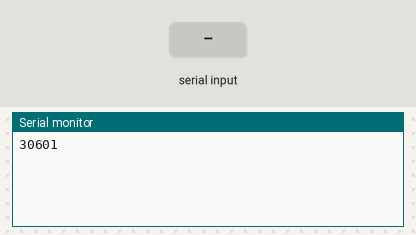
Simulated run of this sketch. Board: Arduino Uno, built with avr-gcc and run on an emulated ATmega328P. Parts: the last lines printed to the serial monitor. The test bench sets the inputs (shaded band).

Above: at 1.2 s.
1.3 s: ":\n" received over Serial
At 1.8 s:
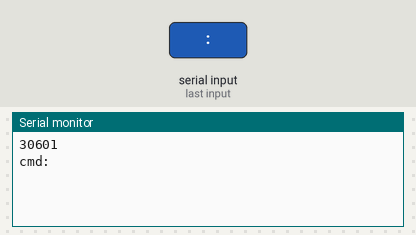
2.8 s: "R\n" received over Serial
At 4.0 s:
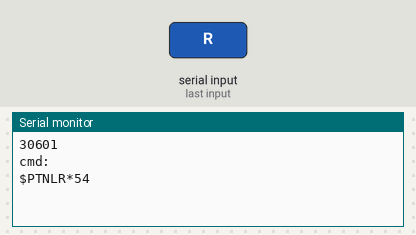
4.3 s: "V\n" received over Serial
At 6.0 s:
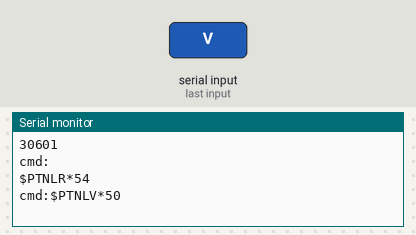
6.3 s: "1\n" received over Serial
At 8.0 s:
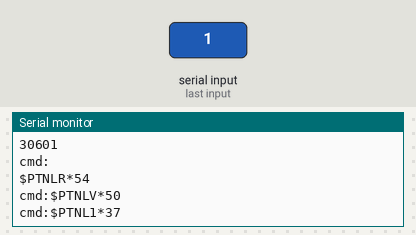
8.3 s: "R\n" received over Serial
At 10.0 s:
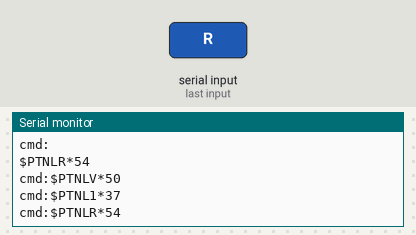

The sketch:

CopernicusChangeBaud.ino
```cpp
/*

*/

/*
  NOTES:

  GGA is 78 chars, GSV is 52. Serial B delivers this in (130*10 bits)/baudRate sec, or
  271ms at 4800 baud with default configuration.

  NMEA sentences are 82 chars maximum including CR and LF, so maximum time per sentence
  is 171ms at 4800 baud.
*/
#include <SoftwareSerial.h>
SoftwareSerial ss(6,5);
String sentence;
char modeChange = ':';
boolean sentencePending, sentenceReady;
char cmdBuf[82];
char sentenceBuf[82];
int cmdBufIndex = 0;
int sentenceBufIndex = 0;
boolean cmdMode, cmdModeChange, cmdRdy, sentenceRdy, gpsDataEnabled;
String cmdPrefix = "PTNL";
void setup() {
  Serial.begin( 115200 );
  ss.begin( 9600 );
  // clear input buffer
  while ( Serial.available() > 0 ) Serial.read();
  while ( ss.available() > 0 ) ss.read();

  cmdMode = false;
  cmdModeChange =  false;
  cmdRdy = false;
  sentencePending = false;
  sentenceReady = false;
  sentence = String();
  gpsDataEnabled = true;
  Serial.println(freeRam());
}

void loop() {
  getCharGPS();
  getCharTerm();
  if ( cmdMode ) {
    if ( cmdRdy ) {
      sendCmd();
      if ( cmdBuf[0] != 0 ) {
        getCmdResponse();
        Serial.print( "cmd:" );
      }
      cmdRdy = false;
      for ( int i = 0 ; i < cmdBufIndex ; i++ ) cmdBuf[i] = '\0';
      cmdBufIndex = 0;
    }
  } else {
    if (sentenceRdy) {
      Serial.print( sentence );//Serial.print(freeRam());
      sentenceRdy = false;
      sentence = String();
    }
  }
}

void getCmdResponse() {
  sentenceRdy = false;
  sentencePending = false;
  long timer = millis() + 2000;
  sentence = String();
  while ( !sentenceRdy && millis() < timer ) {
    getCharGPS();
  }
  if ( sentenceRdy ) {
    if ( sentence.charAt(5) == 'R' ) {
      if ( sentence.charAt(9) == 'V' ) {
        Serial.print( "err:" );
      } else {
        Serial.print( " ok:" );
      }
      Serial.println( sentence);
    } else {
      Serial.println( "err:No Reply" );
      Serial.println( "" );
    }
    sentenceRdy = false;
    sentence = String();
  }
}

void sendCmd() {
  int i = 0;

  // Strip CR + LF
  while ( cmdBuf[i] |= 0 ) {
    if ( cmdBuf[i] == 13 ) cmdBuf[i] = 0;
    if ( cmdBuf[i] == 10 ) cmdBuf[i] = 0;
    i++;
  }

  // Check for null command when switch into cmd mode.
  String tmpStr = cmdPrefix + (String)cmdBuf;
  tmpStr.toUpperCase();
  if ( cmdBuf[0] != 0 ) {
    Serial.print( "$" + tmpStr + "*" + checkStr( tmpStr ) );
    ss.print( "$" + tmpStr + "*" + checkStr( tmpStr ) +"\r\n");
  }
  Serial.println( "" );
}

String checkStr( String str ) {
  char buf[80]; // Max length of NMEA excl. '$',CR,LF = 79, + null
  str.toCharArray(buf, 80);
  byte check = 0x00;
  for ( int i = 0 ; i < str.length() ; i++ ) {
    check ^= (byte)buf[i];
  }
  String chkStr = String( check, HEX );
  if ( check < 0x10 ) {
    chkStr = '0' + chkStr;
  }
  chkStr.toUpperCase();
  return chkStr;
}

void getCharTerm() {
  char c;
  if (Serial.available() ) {
    c = Serial.read();
    if ( c == ':' ) {
      cmdMode = !cmdMode;
      while ( Serial.read() >= 0 );
      while ( ss.read() >= 0 );
      sentenceRdy = false;
      sentencePending = false;
      sentence = String();
      if ( !cmdMode ) {
        Serial.println("\n");
      } else {
        Serial.print( "\ncmd:" );
      }
    } else if ( cmdMode && !cmdRdy) {
      if ( c == 8 ) { // Backspace
        cmdBuf[cmdBufIndex] = 0;
        if ( cmdBufIndex != 0 ) cmdBufIndex -=  1;
      } else {
        if ( c == 10 ) {
          cmdRdy = true;
        }
        cmdBuf[cmdBufIndex] = c;
        cmdBufIndex +=1;
      }
    }
  }
}
void getCharGPS() {
  char c;
  if ( ss.available() ) {
    c = ss.read();
    if ( !sentenceRdy ) {
      if ( c == 36 ) {
        sentence = String();
        sentencePending = true;
      }
      if ( sentencePending && c == 10 ) {
        sentenceRdy = true;
        sentencePending = false;
      }
      sentence += c;
    }
  }
}

int freeRam()
{
  extern int __heap_start, *__brkval;
  int v;
  return (int) &v - (__brkval == 0 ? (int) &__heap_start : (int) __brkval);
}

void printCmdBuf() {
  Serial.print( "buffer:" );
  for ( int i = 0 ; cmdBuf[i] != 0 ; i++ ) {
    Serial.print( (int)cmdBuf[i] );Serial.print( " " );
  }
  Serial.println( " " );
}
```

Measured:
- after the input at 1.3 s, the serial monitor: prints a new line at once (image 1)
- after the input at 2.8 s, the serial monitor: prints a new line at once (image 2)
- after the input at 4.3 s, the serial monitor: prints a new line after 0.51 s (image 3)
- after the input at 6.3 s, the serial monitor: prints a new line after 0.53 s (image 4)
- after the input at 8.3 s, the serial monitor: prints a new line after 0.54 s (image 5)
